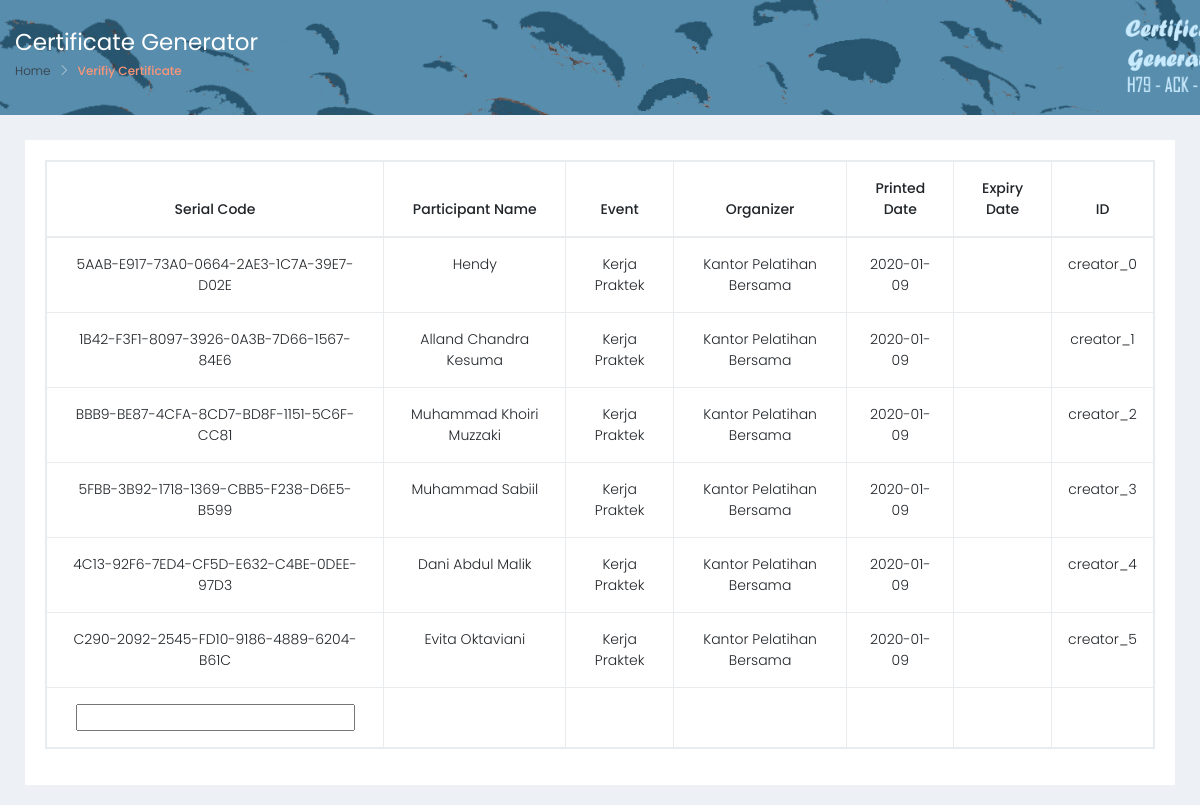
Page /verify.php on the committed database.
### tables this page shows
CREATE TABLE `sertifikat` (
  `id` VARCHAR(255) NOT NULL,
  `nama` VARCHAR(255) NOT NULL,
  `tgl_keluar` DATE NOT NULL,
  `tgl_exp` DATE DEFAULT NULL,
  `username_id` VARCHAR(255) NOT NULL,
  `event` VARCHAR(255) NOT NULL,
  `organizer` VARCHAR(255) NOT NULL,
  `serial` CHAR(39) NOT NULL
);

### verify.php (the view, shortened to what this page needs)
<?php
    include "connection.php";
?>
<!DOCTYPE html>
<html lang="en">
<head>
    <link href="dist/css/style.css" rel="stylesheet">
    <link rel="stylesheet" type="text/css" href="https://cdn.datatables.net/v/dt/dt-1.10.20/b-1.6.1/b-colvis-1.6.1/r-2.2.3/sc-2.0.1/sp-1.0.1/datatables.min.css"/>
</head>
<body>
<div class="container-fluid h-100 content-row" alt="Max-width 100%">
    <div class="row page-titles">
        <div class="col-md-12 align-self-center">
            <div class="row">
                <h4 style="color: white;"><b>Certificate Generator</b></h4>
            </div>
            <div class="row">
                <div class="d-flex justify-content-end align-items-center">
                    <ol class="breadcrumb">
                    <li class="breadcrumb-item"><a href="index.php"><p class="text-dark">Home</p></a></li>
                    <li class="breadcrumb-item active">Verifiy Certificate</li>
                    </ol>
                </div>
            </div>
        </div>
    </div>
</div>
<div class="container-fluid">
    <div class="row justify-content-center">
        <div class="col-12">
            <div class="card card-body">
                <table id="serti" class="table table-responsive table-hover table-bordered text-center">
                    <?php
                    $sql = "SELECT * FROM `sertifikat`";
                    $srt = $con->query($sql);
                    ?>
                    <thead>
                        <tr>
                            <th>Serial Code</th>
                            <th>Participant Name</th>
                            <th>Event</th>
                            <th>Organizer</th>
                            <th>Printed Date</th>
                            <th>Expiry Date</th>
                            <th>ID</th>
                        </tr>
                    </thead>
                    <tbody>
                        <?php
                            foreach($srt as $row):?>
                            <tr>
                                <td><?php echo $row['serial'];?></td>
                                <td><?php echo $row['nama'];?></td>
                                <td><?php echo $row['event'];?></td>
                                <td><?php echo $row['organizer'];?></td>
                                <td><?php echo $row['tgl_keluar'];?></td>
                                <td><?php echo $row['tgl_exp'];?></td>
                                <td><?php echo $row['id'];?></td>
                            </tr>
                        <?php endforeach;?>
                    </tbody>
                    <tfoot>
                        <tr>
                            <?php
                                $idsearch=null;
                            ?>
                            <th><input type="text" name="idsearch" id="idsearch" value="<?php echo $idsearch; ?>"/></th>
                            <th></th>
                            <th></th>
                            <th></th>
                            <th></th>
                            <th></th>
                            <th></th>
                        </tr>
                    </tfoot>
                </table>
            </div>
        </div>
    </div>
</div>
</body>
</html>

### rows in the picture
sertifikat: serial "5AAB-E917-73A0-0664-2AE3-1C7A-39E7-D02E", nama "Hendy", event "Kerja Praktek", organizer "Kantor Pelatihan Bersama", tgl_keluar "2020-01-09", id "creator_0"
sertifikat: serial "1B42-F3F1-8097-3926-0A3B-7D66-1567-84E6", nama "Alland Chandra Kesuma", event "Kerja Praktek", organizer "Kantor Pelatihan Bersama", tgl_keluar "2020-01-09", id "creator_1"
sertifikat: serial "BBB9-BE87-4CFA-8CD7-BD8F-1151-5C6F-CC81", nama "Muhammad Khoiri Muzzaki", event "Kerja Praktek", organizer "Kantor Pelatihan Bersama", tgl_keluar "2020-01-09", id "creator_2"
sertifikat: serial "5FBB-3B92-1718-1369-CBB5-F238-D6E5-B599", nama "Muhammad Sabiil", event "Kerja Praktek", organizer "Kantor Pelatihan Bersama", tgl_keluar "2020-01-09", id "creator_3"
sertifikat: serial "4C13-92F6-7ED4-CF5D-E632-C4BE-0DEE-97D3", nama "Dani Abdul Malik", event "Kerja Praktek", organizer "Kantor Pelatihan Bersama", tgl_keluar "2020-01-09", id "creator_4"
sertifikat: serial "C290-2092-2545-FD10-9186-4889-6204-B61C", nama "Evita Oktaviani", event "Kerja Praktek", organizer "Kantor Pelatihan Bersama", tgl_keluar "2020-01-09", id "creator_5"
